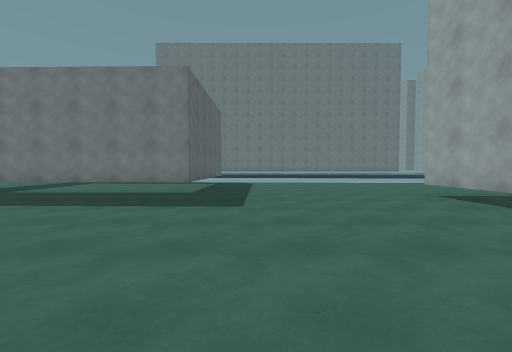
[1] (above)

19 first-person views from a walk through a Unity game level. The camera is 1.3 m above the floor, tilts 2° down and sees 90° across. The floor is counted in squares, 2 m on a side. Each view is taken from the middle of a square. On the plan, view 1 faces up. The plan holds only what a view shows up to about 9 squares ahead; the rest is blank. The place goes on beyond the plan. The player character is not drawn.

[2]
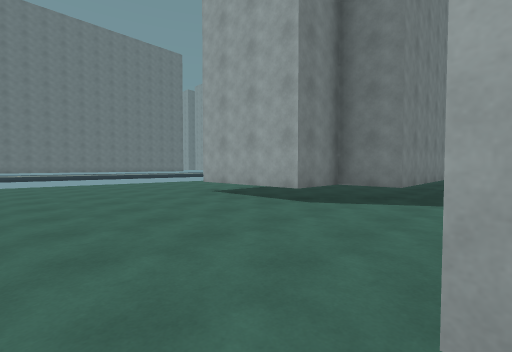

[3]
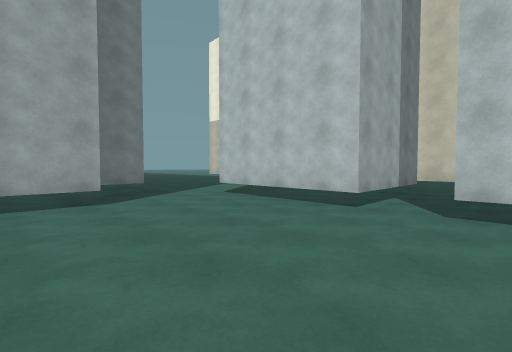

[4]
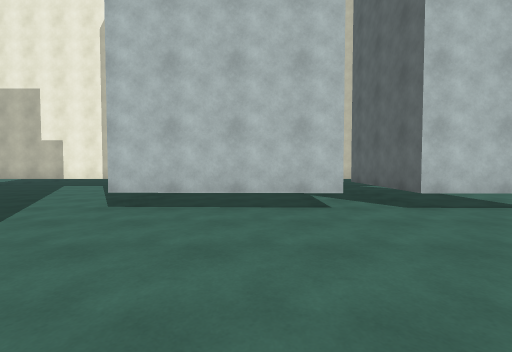

[5]
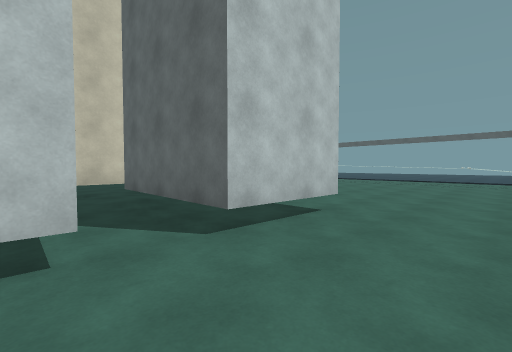

[6]
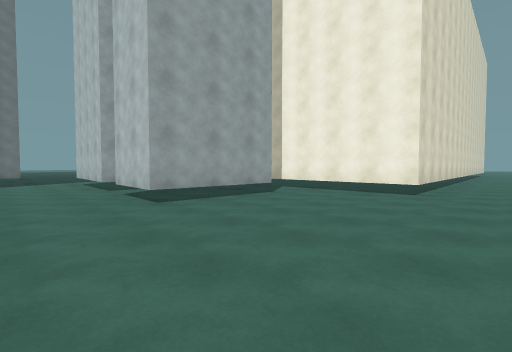

[7]
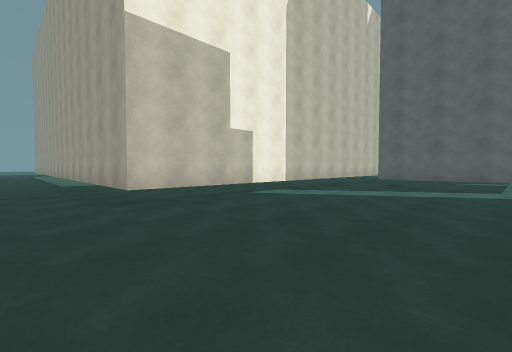

[8]
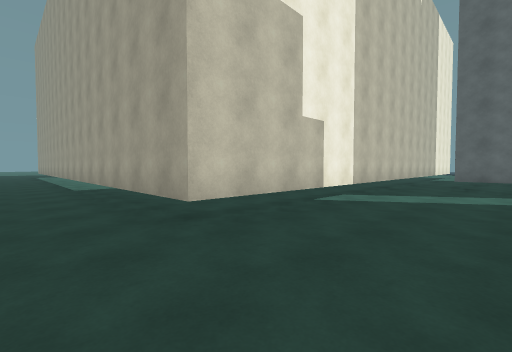

[9]
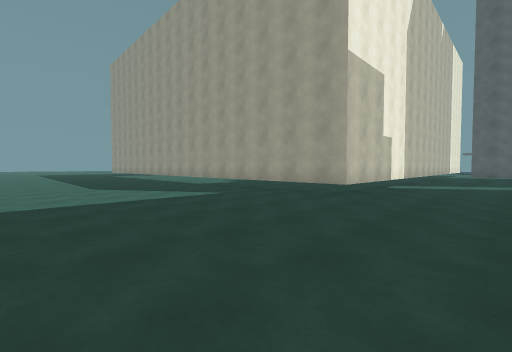

[10]
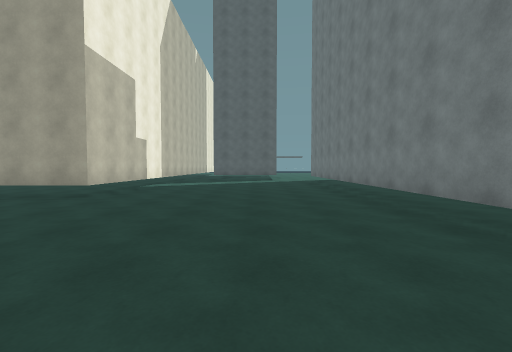

[11]
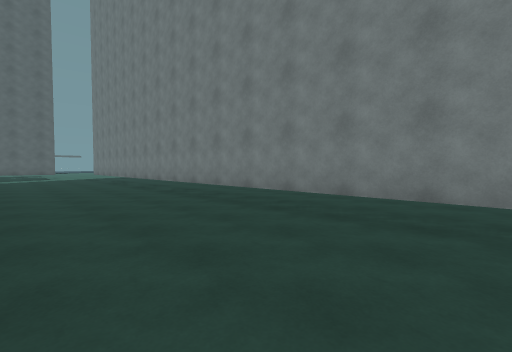

[12]
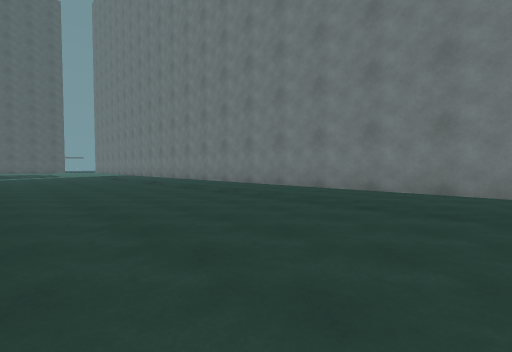

[13]
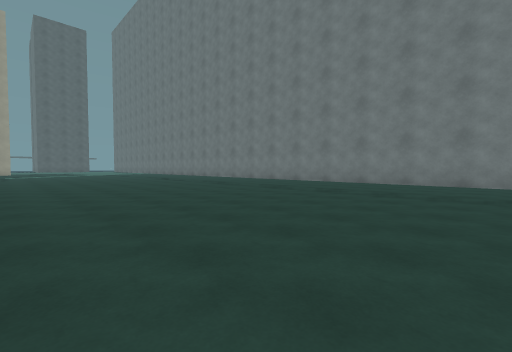

[14]
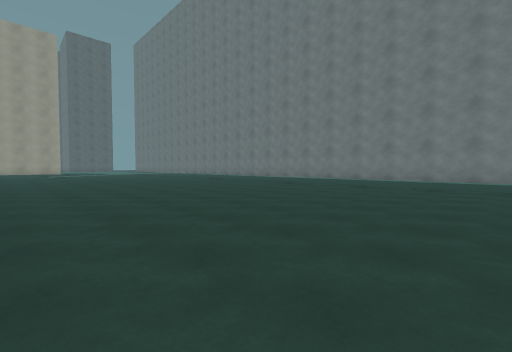

[15]
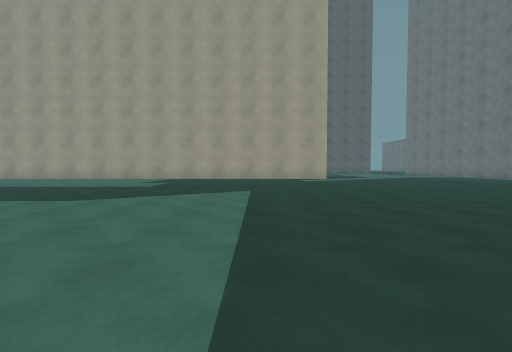

[16]
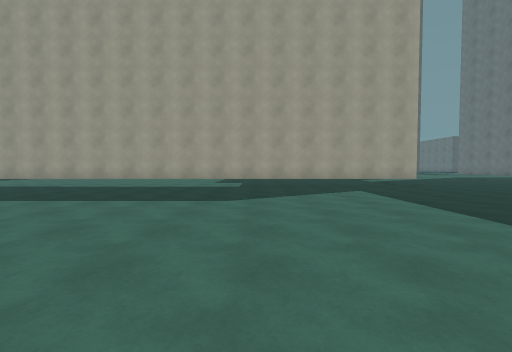

[17]
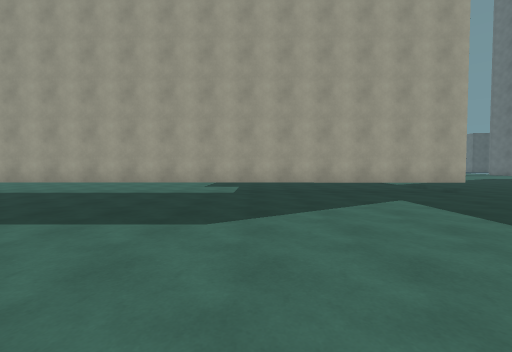

[18]
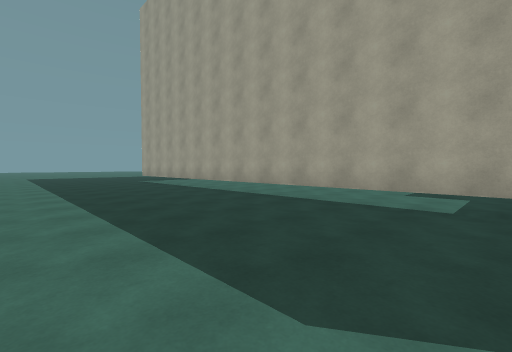

[19]
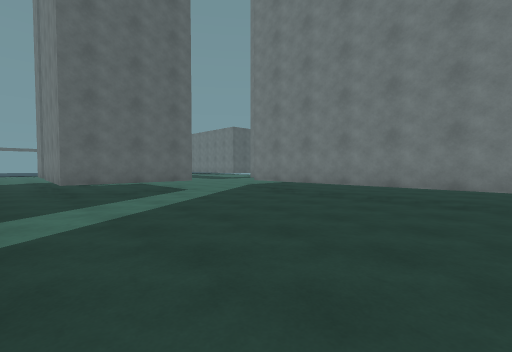

### Floor plan
Points are (right, up) in squares from view 1. A wall is a line through its corners. A room is listed if a view was taken in it or the views show most of it. See-through windows are left out.
Room 1 (views 1, 2)
walls: (0.6, -3) (0.7, 0.1); (-2.6, -4.5) (1.1, -4.6); (-0.5, 0.1) (-0.6, -3.1)
ways out: opening at (-1.5, -4) to room 2; opening at (0, 0) to room 2; opening at (1, -4) to room 3
Room 2 (views 3, 4, 5, 6)
walls: (0.7, 0.1) (4.3, 0); (3.9, 2.8) (3.9, 6); (-2.7, -3) (-2.6, 0.2) (-0.5, 0.1); (-1.7, 9.1) (-1.7, 6.7) (-6.9, 6.8); (-5.6, -9.3) (-5.5, -4.5) (-2.6, -4.5)
ways out: opening at (-1.5, -4) to room 1; opening at (0, 0) to room 1; opening at (4, 1.5) to room 3
Room 3 (views 7, 8, 9, 10, 11, 12, 13, 14, 15, 16, 17, 18, 19)
walls: (29.1, 1.4) (5.4, 1.5) (5.4, 2.8) (3.9, 2.8); (4.3, 0) (4.2, -3.1) (0.6, -3); (2.8, -4.6) (11.5, -4.6) (11.4, -15.5)
ways out: opening at (1, -4) to room 1; opening at (4, 1.5) to room 2

Positions as (right, up) in squares from view 1, and headings:
1: (0, 0), facing up
2: (0, 0), facing up-right
3: (-1, 4), facing down-right
4: (2, 4), facing down
5: (1, 2), facing down-left
6: (-7, 2), facing down-right
7: (13, 0), facing down-left
8: (13, -2), facing down-left
9: (17, -2), facing down-left
10: (17, -1), facing left
11: (21, -2), facing up-left
12: (25, -3), facing up-left
13: (28, -5), facing up-left
14: (29, -7), facing up-left
15: (20, -7), facing left
16: (20, -10), facing left
17: (18, -10), facing left
18: (16, -10), facing down-left
19: (11, -4), facing up-left
